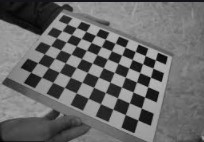
#> input picture images/chessboard_02.jpg, 204 x 142 px, found by its file name
$ python part3.py
#> lines starting #> are read from the running program, lines starting #| are printed output that depends on the picture
import numpy as np
import cv2
from matplotlib import pyplot as plt

path = "images/chessboard_02.jpg"

file_name = path.split('/')

img = cv2.imread(path)
#> img is the input picture: shape (142, 204, 3); mean B, G, R 105.5, 105.4, 105.4

fast = cv2.FastFeatureDetector_create()

kp = fast.detect(img,None)
#> kp = 630 keypoints; strongest (x, y, size): (160, 80, 7), (164, 62, 7), (152, 114, 7), (158, 92, 7)
img2 = cv2.drawKeypoints(img, kp, None, color=(255,0,0))
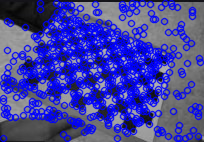
#> img2: shape (142, 204, 3); mean B, G, R 160, 66.5, 66.5

cv2.imshow('w/out', img2)

fast.setNonmaxSuppression(0)
kp = fast.detect(img, None)
#> kp = 2936 keypoints; strongest (x, y, size): (11, 3, 7), (12, 3, 7), (40, 3, 7), (54, 3, 7)

img3 = cv2.drawKeypoints(img, kp, None, color=(255,0,0))
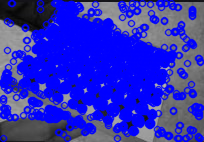
#> img3: shape (142, 204, 3); mean B, G, R 190.6, 45.5, 45.5

cv2.imshow('with', img3)
cv2.waitKey(0)
cv2.destroyAllWindows()
